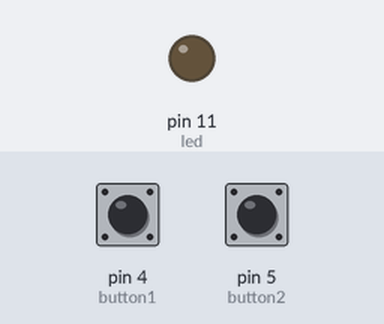
Simulated run of this sketch. Board: Arduino Uno, built with avr-gcc and run on an emulated ATmega328P. Parts: output pins drawn as LEDs (lit = HIGH). Dashed ring = blinking. The inputs (shaded band) are chosen by the test bench; at power-on: pin 4 (button1) LOW, pin 5 (button2) LOW.

Above: at 1.2 s.
1.3 s: pin 4 (button1) pulled HIGH for 0.15 s
At 1.8 s:
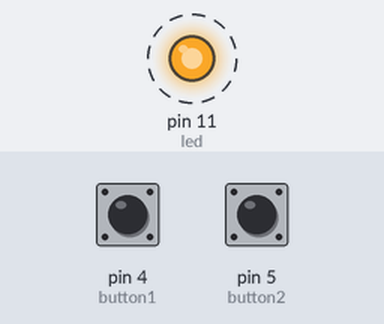
Timing chart, 0 to 7.8 s (numbered marks = the images above; inputs shaded):
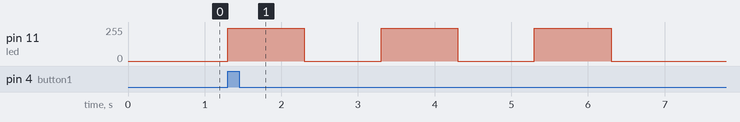

The sketch:

Morse_code.ino
```cpp
int button1=4;
int button2=5;
int button3=6;
int button4=7;


int led = 11;           // the pin that the LED is attached to

void setup(){
  Serial.begin(9600);
//  lcd.begin(16, 2);
// lcd.setCursor(0,0);
  pinMode(led, OUTPUT);
  pinMode(button1,INPUT);
  pinMode(button2,INPUT);
  pinMode(button3,INPUT);
  pinMode(button4,INPUT);
  }

void loop(){
  analogWrite(led, 0); //500 is the degree of the brightness

//This code prints SOS

   if( digitalRead(button1)==HIGH) //S
   {
     dot();
     dot();
     dot();
    }
    else if(digitalRead(button2)==HIGH) //O
    {
       dash();
       dash();
       dash();
      }


  }

 void dash(){
    analogWrite(led, 500);
    delay(3000);
    analogWrite(led, 0);
    delay(1000);
    }

  void dot(){
    analogWrite(led, 500);
    delay(1000);
    analogWrite(led, 0);
    delay(1000);
    }
```

Measured:
- after the input at 1.3 s, pin 11 (led): alternates 244/255 for 1.0 s and 0/255 for 1.0 s, 6 changes in all, then stays 0/255, starting at once
